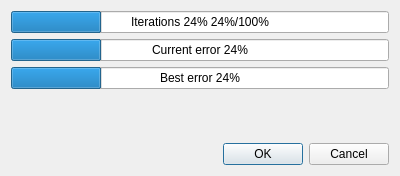
<?xml version="1.0" encoding="UTF-8"?>
<ui version="4.0">
 <class>TrainingDialog</class>
 <widget class="QDialog" name="TrainingDialog">
  <property name="geometry">
   <rect>
    <x>0</x>
    <y>0</y>
    <width>400</width>
    <height>176</height>
   </rect>
  </property>
  <property name="windowTitle">
   <string>Training state</string>
  </property>
  <layout class="QVBoxLayout" name="verticalLayout">
   <item>
    <widget class="QProgressBar" name="iterationsBar">
     <property name="value">
      <number>24</number>
     </property>
     <property name="format">
      <string>Iterations %p% %v%/%m%</string>
     </property>
    </widget>
   </item>
   <item>
    <widget class="QProgressBar" name="currentErrorBar">
     <property name="value">
      <number>24</number>
     </property>
     <property name="format">
      <string>Current error %p%</string>
     </property>
    </widget>
   </item>
   <item>
    <widget class="QProgressBar" name="bestErrorBar">
     <property name="value">
      <number>24</number>
     </property>
     <property name="format">
      <string>Best error %p%</string>
     </property>
    </widget>
   </item>
   <item>
    <widget class="QLabel" name="stateLabel">
     <property name="font">
      <font>
       <weight>75</weight>
       <bold>true</bold>
      </font>
     </property>
     <property name="alignment">
      <set>Qt::AlignCenter</set>
     </property>
    </widget>
   </item>
   <item>
    <spacer name="verticalSpacer">
     <property name="orientation">
      <enum>Qt::Vertical</enum>
     </property>
     <property name="sizeHint" stdset="0">
      <size>
       <width>20</width>
       <height>40</height>
      </size>
     </property>
    </spacer>
   </item>
   <item>
    <widget class="QDialogButtonBox" name="buttonBox">
     <property name="orientation">
      <enum>Qt::Horizontal</enum>
     </property>
     <property name="standardButtons">
      <set>QDialogButtonBox::Cancel|QDialogButtonBox::Ok</set>
     </property>
    </widget>
   </item>
  </layout>
 </widget>
 <resources/>
 <connections>
  <connection>
   <sender>buttonBox</sender>
   <signal>accepted()</signal>
   <receiver>TrainingDialog</receiver>
   <slot>accept()</slot>
   <hints>
    <hint type="sourcelabel">
     <x>248</x>
     <y>254</y>
    </hint>
    <hint type="destinationlabel">
     <x>157</x>
     <y>274</y>
    </hint>
   </hints>
  </connection>
  <connection>
   <sender>buttonBox</sender>
   <signal>rejected()</signal>
   <receiver>TrainingDialog</receiver>
   <slot>reject()</slot>
   <hints>
    <hint type="sourcelabel">
     <x>316</x>
     <y>260</y>
    </hint>
    <hint type="destinationlabel">
     <x>286</x>
     <y>274</y>
    </hint>
   </hints>
  </connection>
 </connections>
</ui>
